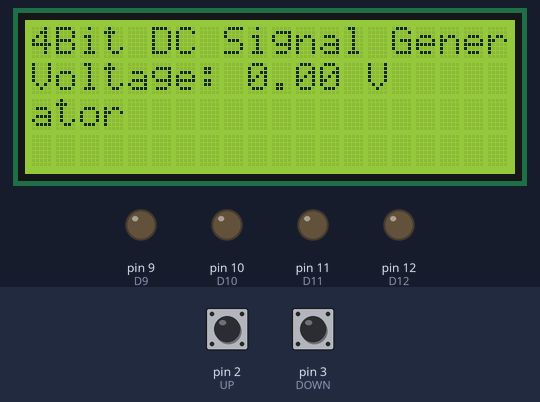
The program below on a simulated Arduino Nano, built with avr-gcc and run on an emulated ATmega328P. Shown: 20×4 character LCD, output pins drawn as LEDs (lit = HIGH). Inputs (shaded band) come from the test bench; at power-on: pin 2 (UP) HIGH, pin 3 (DOWN) HIGH.

Above: at 1.2 s.
1.3 s: pin 2 (UP) pulled LOW for 1 s
At 3.3 s:
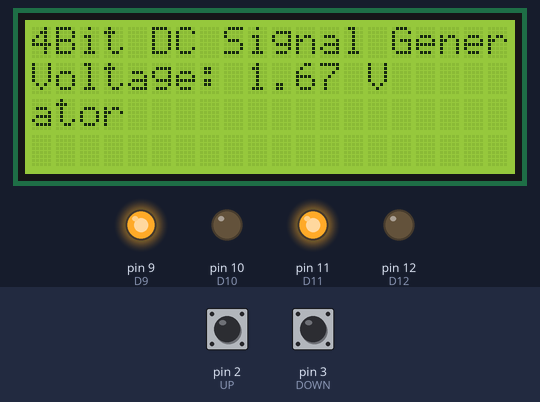
3.8 s: pin 2 (UP) pulled LOW for 0.15 s
At 5.2 s:
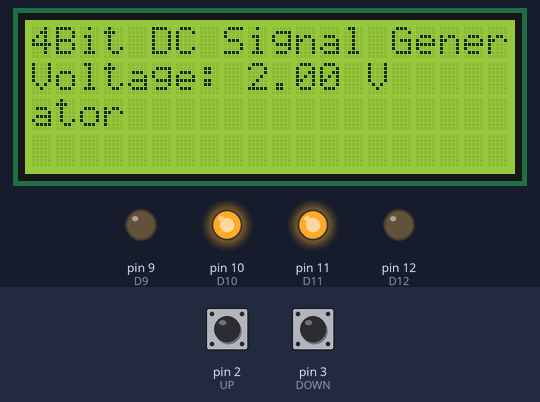
5.5 s: pin 2 (UP) pulled LOW for 0.15 s
At 6.9 s:
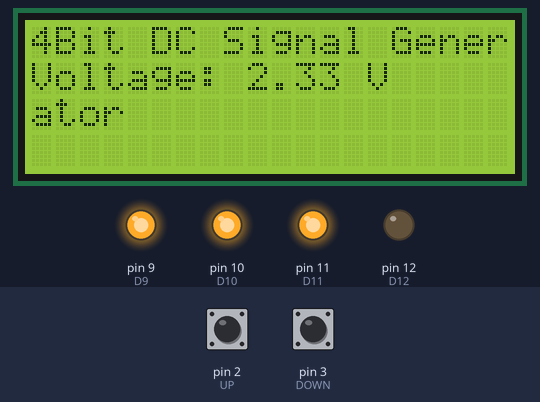
7.2 s: pin 2 (UP) pulled LOW for 3.2 s
At 9.9 s:
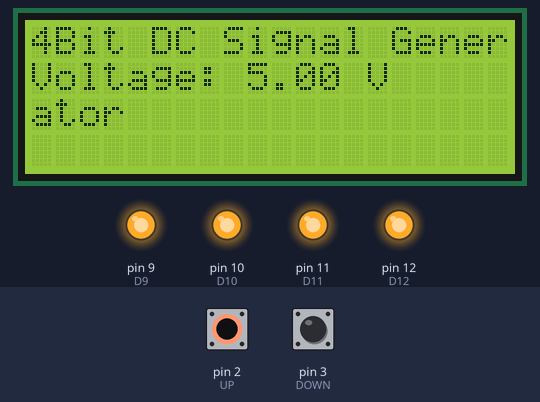
11.9 s: pin 3 (DOWN) pulled LOW for 3.2 s
At 16.1 s:
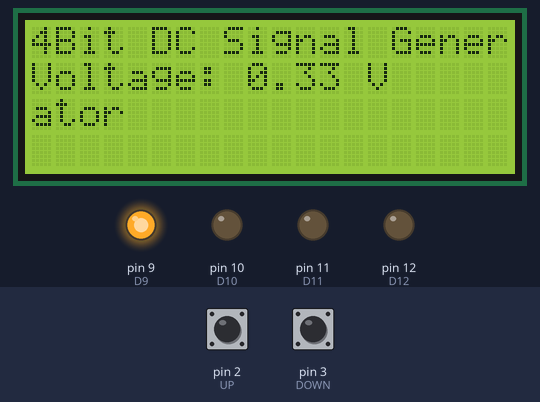
16.6 s: pin 3 (DOWN) pulled LOW for 0.15 s
At 17.1 s:
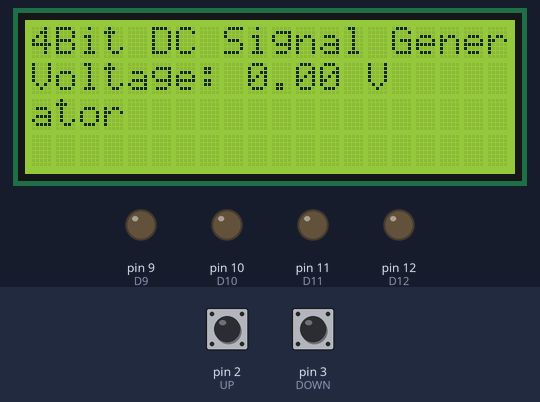
Timing chart, 0 to 19.3 s (numbered marks = the images above; inputs shaded):
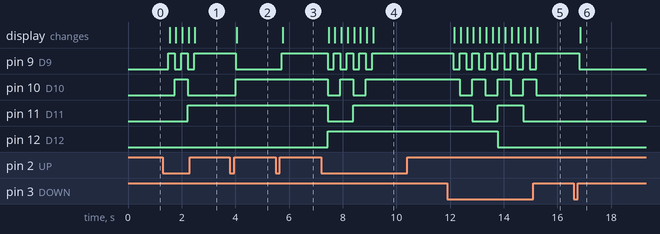

The program:

main.cpp
```cpp
#include <Arduino.h>
#include <Wire.h>
#include <LiquidCrystal_I2C.h>

LiquidCrystal_I2C lcd(0x38, 20, 4);

const int D9 = 9;
const int D10 = 10;
const int D11 = 11;
const int D12 = 12;

const int UP = 2;
const int DOWN = 3;

int counter = 0;

void up_counter();
void down_counter();
void lcd_display();
void setup() {
    pinMode(UP, INPUT_PULLUP);
    pinMode(DOWN, INPUT_PULLUP);

    pinMode(D9, OUTPUT);
    pinMode(D10, OUTPUT);
    pinMode(D11, OUTPUT);
    pinMode(D12, OUTPUT);
    lcd.init();
    lcd.backlight();
}

void loop() {
    lcd_display();
    if (digitalRead(UP) == LOW) {
        up_counter();
        delay(200);       // debounce
    }

    if (digitalRead(DOWN) == LOW) {
        down_counter();
        delay(200);       // debounce
    }

    digitalWrite(D9, counter & 0x01);
    digitalWrite(D10, (counter >> 1) & 0x01);
    digitalWrite(D11, (counter >> 2) & 0x01);
    digitalWrite(D12, (counter >> 3) & 0x01);
}

void up_counter() {
    if (counter < 15)
        counter++;
}

void down_counter() {
    if (counter > 0)
        counter--;
}
void lcd_display() {
    lcd.setCursor(0, 0);
    lcd.print("4Bit DC Signal Generator");
    lcd.setCursor(0, 1);
    int temp = counter;
    double out_voltage = (double)(temp * 5.0) / 15.0;
    lcd.print("Voltage: ");
    lcd.print(out_voltage, 2);
    lcd.print(" V");
}
```

Measured:
- after the input at 1.3 s, pin 9 (D9): alternates HIGH for 0.24 s and LOW for 0.24 s, 5 changes in all, then stays HIGH, starting after 0.21 s; pin 10 (D10): LOW → HIGH after 0.45 s, → LOW 0.48 s later; pin 11 (D11): LOW → HIGH after 0.92 s; the display: first changes after 0.25 s (image 1 shows a later state)
- after the input at 3.8 s, pin 9 (D9): HIGH → LOW after 0.22 s; pin 10 (D10): LOW → HIGH after 0.22 s; the display: changes after 0.25 s (image 2)
- after the input at 5.5 s, pin 9 (D9): LOW → HIGH after 0.23 s; the display: changes after 0.26 s (image 3)
- after the input at 7.2 s, pin 9 (D9): alternates HIGH for 0.24 s and LOW for 0.24 s, 8 changes in all, then stays HIGH, starting after 0.23 s; pin 10 (D10): alternates HIGH for 0.48 s and LOW for 0.48 s, 4 changes in all, then stays HIGH, starting after 0.23 s
- after the input at 11.9 s, pin 9 (D9): alternates HIGH for 0.24 s and LOW for 0.24 s, 14 changes in all, then stays HIGH, starting after 0.22 s; pin 10 (D10): alternates HIGH for 0.48 s and LOW for 0.48 s, 7 changes in all, then stays LOW, starting after 0.46 s
- after the input at 16.6 s, pin 9 (D9): HIGH → LOW after 0.21 s; the display: changes after 0.24 s (image 6)
